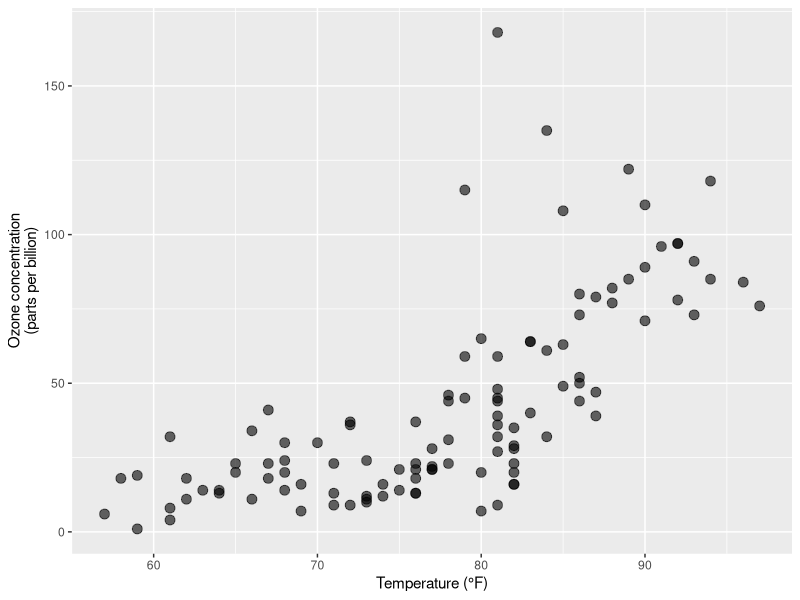
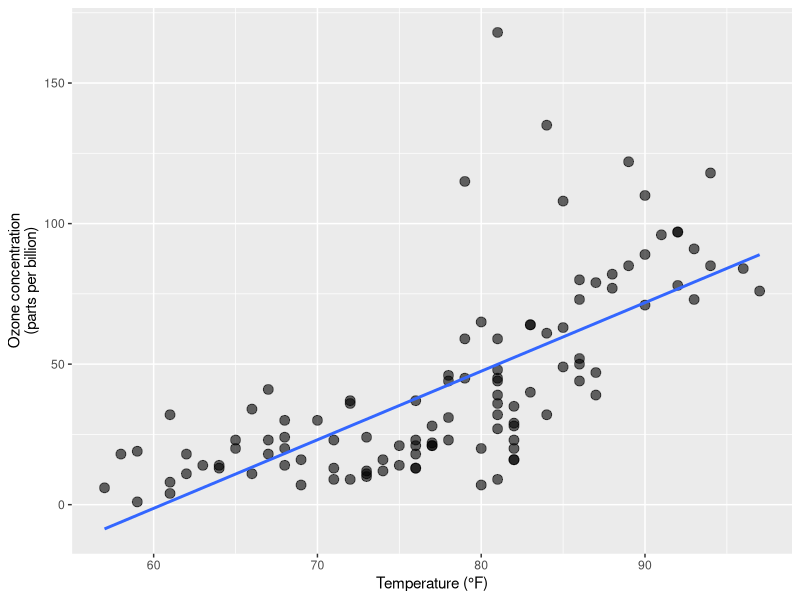
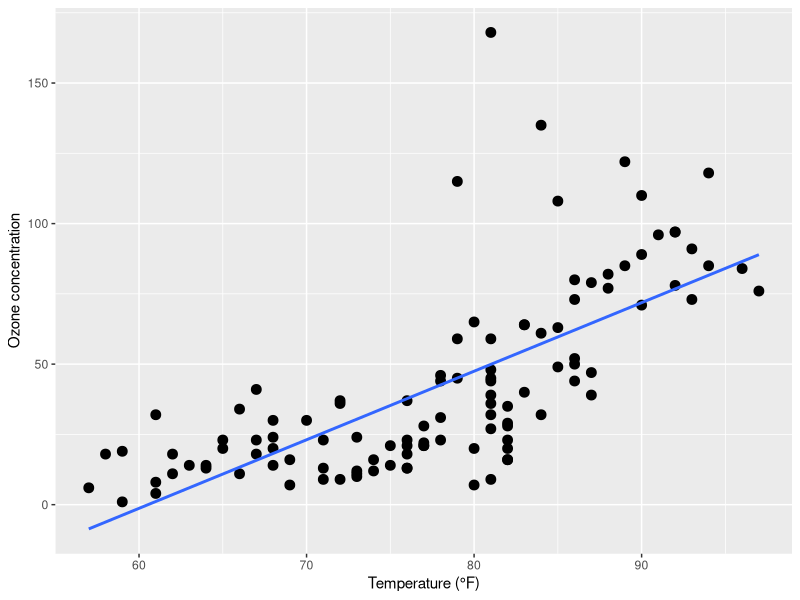
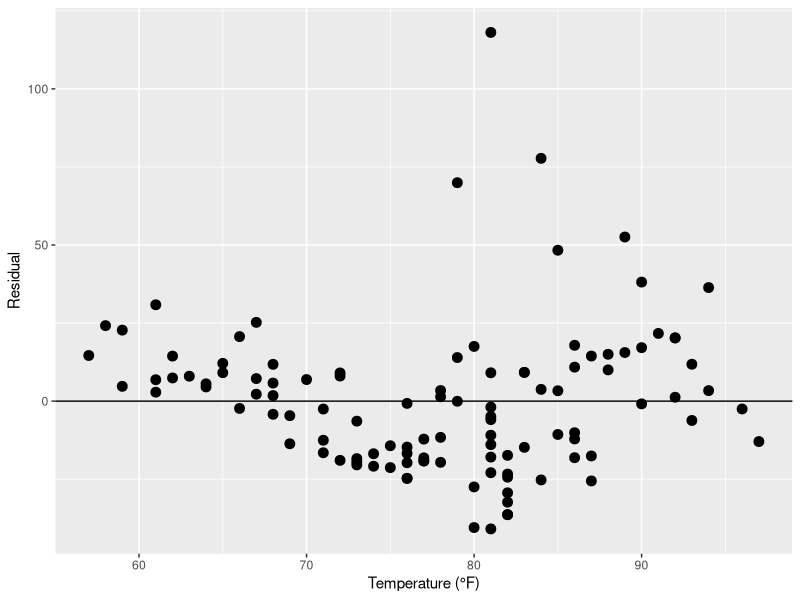
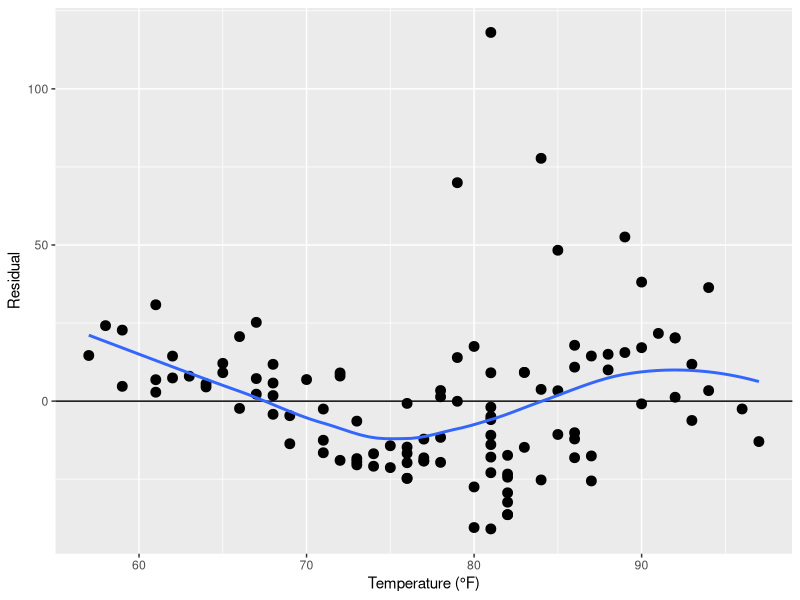
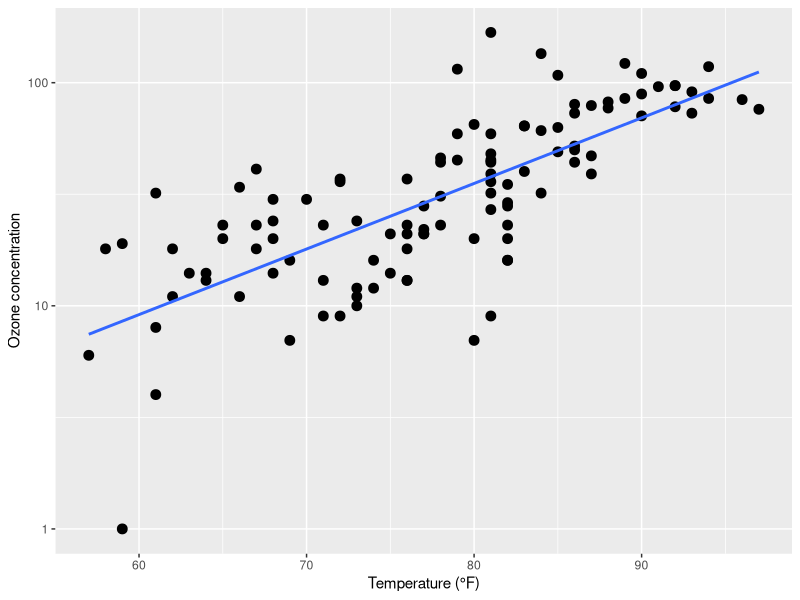

These figures' R source, in order:
## ---- chunk 1
knitr::opts_chunk$set(echo = TRUE)
## ---- chunk 2
library(tidyverse)
data("environmental", package = "lattice")
# ?environmental
glimpse(environmental)
## ---- chunk 3
p = ggplot(environmental) + aes(x = temperature, y = ozone) + 
  geom_point(size = 3, alpha = 0.6) + 
  labs(x = "Temperature (°F)", y = "Ozone concentration\n(parts per billion)")
p

p + geom_smooth(method = "lm", se = FALSE)
## ---- chunk 4
lm1 = lm(ozone ~ temperature, 
         data = environmental)
lm1
## ---- chunk 5
environmental = environmental |> 
  mutate(
    fitted = -147.646 + 2.439 * temperature
  )
## ---- chunk 6
environmental = environmental |> 
  mutate(
    resid = ozone - fitted
    )
## ---- chunk 7
environmental = environmental |> 
  mutate(
    resid = lm1$residuals,
    fitted = lm1$fitted.values
  )
## ---- chunk 8
broom::augment(lm1) |> glimpse()
## ---- chunk 9
# What other hidden treasures does the lm1 object hold?
names(lm1)

# E.g. we can extract the coefficients:
lm1$coefficients

# Or we can use the tidy() function from the broom package:
lm1 |> broom::tidy()
## ---- chunk 10
p1 = environmental |> ggplot() + 
  aes(x = temperature, y = ozone) + 
  geom_point(size = 3) + 
  labs(x = "Temperature (°F)",
       y = "Ozone concentration") +
  geom_smooth(method="lm", se=FALSE)
p1

p2 = environmental |> ggplot() + 
  aes(x = temperature, y = resid) + 
  geom_point(size = 3) + 
  labs(x = "Temperature (°F)",
       y = "Residual") +
  geom_hline(yintercept = 0)
p2
## ---- chunk 11
p2 + geom_smooth(method = "loess", 
                 se = FALSE)
## ---- chunk 12
p1 + scale_y_log10()
